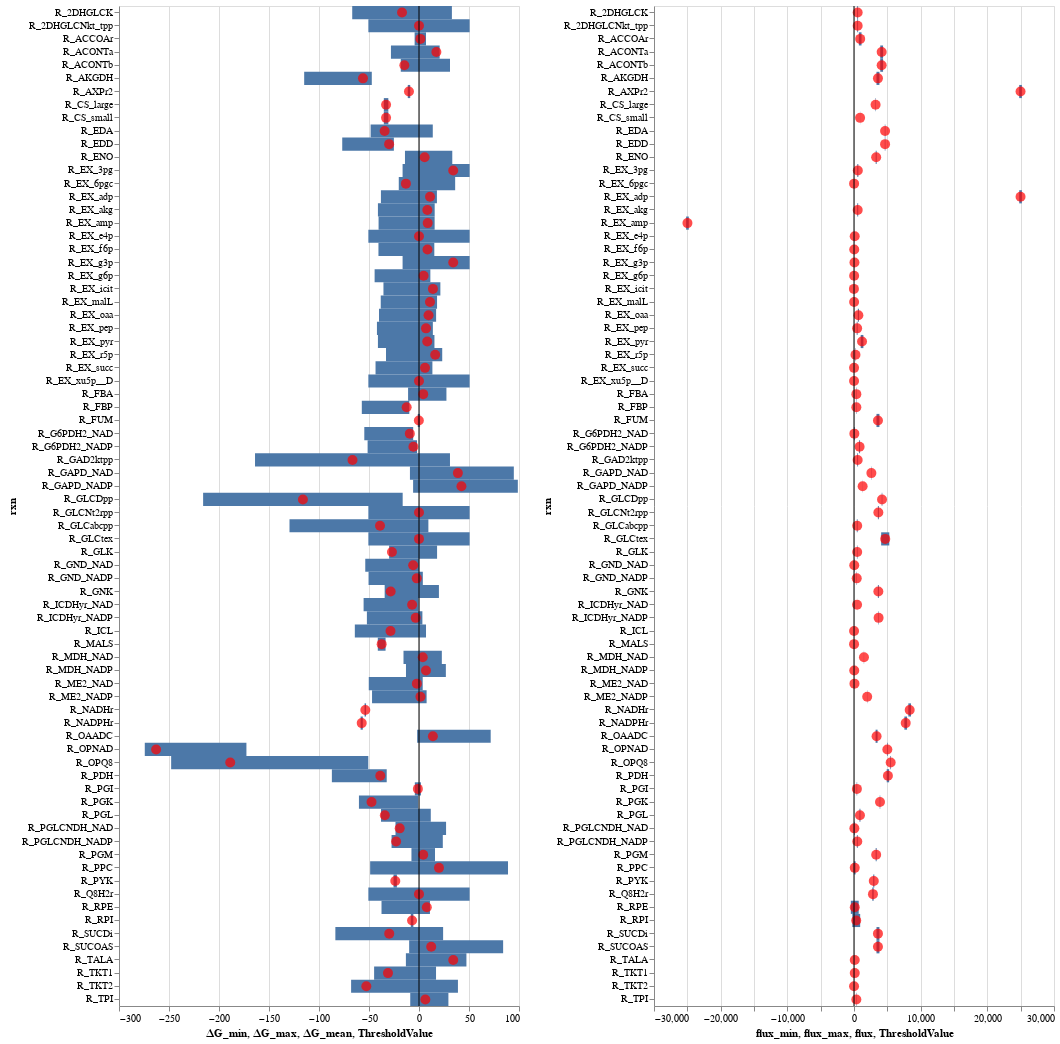

Here is the notebook cell this chart was saved with:
### Code cell
flag, flux_df, dG_df = check_thermodynamic_feasibility(data_dict) 
dG_df['rxn'] = dG_df.index


flux_df['rxn'] = flux_df.index
flux_df['flux_min'] = flux_df['vref_mean (mmol/L/h)'] - flux_df['vref_std (mmol/L/h)']
flux_df['flux_max'] = flux_df['vref_mean (mmol/L/h)'] + flux_df['vref_std (mmol/L/h)']
flux_df['flux'] = flux_df['vref_mean (mmol/L/h)']

height=1000
width=400
plot_dG_and_flux(dG_df,  flux_df, height, width)

### Figure 1 — Vega-Lite specification as saved in the notebook (floating-point values rounded to 4 significant figures)
{"$schema": "https://vega.github.io/schema/vega-lite/v3.4.0.json", "config": {"mark": {"tooltip": null}, "view": {"height": 300, "width": 400}}, "datasets": {"data-56c1fbfd3003e68f0c4fa9a729cfedef": [{"flux": 481, "flux_max": 541, "flux_min": 421, "rxn": "R_GLCabcpp", "vref_mean (mmol/L/h)": 481, "vref_mean (mmol/L/h).1": 481, "vref_std (mmol/L/h)": 60, "vref_std (mmol/L/h).1": 60}, {"flux": 481, "flux_max": 521, "flux_min": 441, "rxn": "R_GLK", "vref_mean (mmol/L/h)": 481, "vref_mean (mmol/L/h).1": 481, "vref_std (mmol/L/h)": 40, "vref_std (mmol/L/h).1": 40}, {"flux": 3654, "flux_max": 3724, "flux_min": 3584, "rxn": "R_GLCNt2rpp", "vref_mean (mmol/L/h)": 3654, "vref_mean (mmol/L/h).1": 3654, "vref_std (mmol/L/h)": 70, "vref_std (mmol/L/h).1": 70}, {"flux": 3654, "flux_max": 3724, "flux_min": 3584, "rxn": "R_GNK", "vref_mean (mmol/L/h)": 3654, "vref_mean (mmol/L/h).1": 3654, "vref_std (mmol/L/h)": 70, "vref_std (mmol/L/h).1": 70}, {"flux": 549, "flux_max": 609, "flux_min": 489, "rxn": "R_2DHGLCNkt_tpp", "vref_mean (mmol/L/h)": 549, "vref_mean (mmol/L/h).1": 549, "vref_std (mmol/L/h)": 60, "vref_std (mmol/L/h).1": 60}, {"flux": 549, "flux_max": 609, "flux_min": 489, "rxn": "R_2DHGLCK", "vref_mean (mmol/L/h)": 549, "vref_mean (mmol/L/h).1": 549, "vref_std (mmol/L/h)": 60, "vref_std (mmol/L/h).1": 60}, {"flux": 56, "flux_max": 116, "flux_min": -4, "rxn": "R_PGLCNDH_NAD", "vref_mean (mmol/L/h)": 56, "vref_mean (mmol/L/h).1": 56, "vref_std (mmol/L/h)": 60, "vref_std (mmol/L/h).1": 60}, {"flux": 493, "flux_max": 553, "flux_min": 433, "rxn": "R_PGLCNDH_NADP", "vref_mean (mmol/L/h)": 493, "vref_mean (mmol/L/h).1": 493, "vref_std (mmol/L/h)": 60, "vref_std (mmol/L/h).1": 60}, {"flux": 4203, "flux_max": 4243, "flux_min": 4163, "rxn": "R_GLCDpp", "vref_mean (mmol/L/h)": 4203, "vref_mean (mmol/L/h).1": 4203, "vref_std (mmol/L/h)": 40, "vref_std (mmol/L/h).1": 40}, {"flux": 549, "flux_max": 609, "flux_min": 489, "rxn": "R_GAD2ktpp", "vref_mean (mmol/L/h)": 549, "vref_mean (mmol/L/h).1": 549, "vref_std (mmol/L/h)": 60, "vref_std (mmol/L/h).1": 60}, {"flux": 55, "flux_max": 125, "flux_min": -15, "rxn": "R_G6PDH2_NAD", "vref_mean (mmol/L/h)": 55, "vref_mean (mmol/L/h).1": 55, "vref_std (mmol/L/h)": 70, "vref_std (mmol/L/h).1": 70}, {"flux": 838, "flux_max": 908, "flux_min": 768, "rxn": "R_G6PDH2_NADP", "vref_mean (mmol/L/h)": 838, "vref_mean (mmol/L/h).1": 838, "vref_std (mmol/L/h)": 70, "vref_std (mmol/L/h).1": 70}, {"flux": 893, "flux_max": 963, "flux_min": 823, "rxn": "R_PGL", "vref_mean (mmol/L/h)": 893, "vref_mean (mmol/L/h).1": 893, "vref_std (mmol/L/h)": 70, "vref_std (mmol/L/h).1": 70}, {"flux": 39, "flux_max": 69, "flux_min": 9, "rxn": "R_GND_NAD", "vref_mean (mmol/L/h)": 39, "vref_mean (mmol/L/h).1": 39, "vref_std (mmol/L/h)": 30, "vref_std (mmol/L/h).1": 30}, {"flux": 411, "flux_max": 441, "flux_min": 381, "rxn": "R_GND_NADP", "vref_mean (mmol/L/h)": 411, "vref_mean (mmol/L/h).1": 411, "vref_std (mmol/L/h)": 30, "vref_std (mmol/L/h).1": 30}, {"flux": 336, "flux_max": 926, "flux_min": -254, "rxn": "R_RPI", "vref_mean (mmol/L/h)": 336, "vref_mean (mmol/L/h).1": 336, "vref_std (mmol/L/h)": 590, "vref_std (mmol/L/h).1": 590}, {"flux": 114, "flux_max": 704, "flux_min": -476, "rxn": "R_RPE", "vref_mean (mmol/L/h)": 114, "vref_mean (mmol/L/h).1": 114, "vref_std (mmol/L/h)": 590, "vref_std (mmol/L/h).1": 590}, {"flux": 114, "flux_max": 124, "flux_min": 104, "rxn": "R_TKT1", "vref_mean (mmol/L/h)": 114, "vref_mean (mmol/L/h).1": 114, "vref_std (mmol/L/h)": 10, "vref_std (mmol/L/h).1": 10}, {"flux": 8, "flux_max": 12, "flux_min": 4, "rxn": "R_TKT2", "vref_mean (mmol/L/h)": 8, "vref_mean (mmol/L/h).1": 8, "vref_std (mmol/L/h)": 4, "vref_std (mmol/L/h).1": 4}, {"flux": 114, "flux_max": 124, "flux_min": 104, "rxn": "R_TALA", "vref_mean (mmol/L/h)": 114, "vref_mean (mmol/L/h).1": 114, "vref_std (mmol/L/h)": 10, "vref_std (mmol/L/h).1": 10}, {"flux": 4661, "flux_max": 4701, "flux_min": 4621, "rxn": "R_EDD", "vref_mean (mmol/L/h)": 4661, "vref_mean (mmol/L/h).1": 4661, "vref_std (mmol/L/h)": 40, "vref_std (mmol/L/h).1": 40}, {"flux": 4661, "flux_max": 4701, "flux_min": 4621, "rxn": "R_EDA", "vref_mean (mmol/L/h)": 4661, "vref_mean (mmol/L/h).1": 4661, "vref_std (mmol/L/h)": 40, "vref_std (mmol/L/h).1": 40}, {"flux": 435, "flux_max": 475, "flux_min": 395, "rxn": "R_PGI", "vref_mean (mmol/L/h)": 435, "vref_mean (mmol/L/h).1": 435, "vref_std (mmol/L/h)": 40, "vref_std (mmol/L/h).1": 40}, {"flux": 351, "flux_max": 381, "flux_min": 321, "rxn": "R_FBP", "vref_mean (mmol/L/h)": 351, "vref_mean (mmol/L/h).1": 351, "vref_std (mmol/L/h)": 30, "vref_std (mmol/L/h).1": 30}, {"flux": 351, "flux_max": 381, "flux_min": 321, "rxn": "R_FBA", "vref_mean (mmol/L/h)": 351, "vref_mean (mmol/L/h).1": 351, "vref_std (mmol/L/h)": 30, "vref_std (mmol/L/h).1": 30}, {"flux": 351, "flux_max": 381, "flux_min": 321, "rxn": "R_TPI", "vref_mean (mmol/L/h)": 351, "vref_mean (mmol/L/h).1": 351, "vref_std (mmol/L/h)": 30, "vref_std (mmol/L/h).1": 30}, {"flux": 2604, "flux_max": 2630, "flux_min": 2578, "rxn": "R_GAPD_NAD", "vref_mean (mmol/L/h)": 2604, "vref_mean (mmol/L/h).1": 2604, "vref_std (mmol/L/h)": 26, "vref_std (mmol/L/h).1": 26}, {"flux": 1294, "flux_max": 1306, "flux_min": 1282, "rxn": "R_GAPD_NADP", "vref_mean (mmol/L/h)": 1294, "vref_mean (mmol/L/h).1": 1294, "vref_std (mmol/L/h)": 12, "vref_std (mmol/L/h).1": 12}, {"flux": 3898, "flux_max": 3938, "flux_min": 3858, "rxn": "R_PGK", "vref_mean (mmol/L/h)": 3898, "vref_mean (mmol/L/h).1": 3898, "vref_std (mmol/L/h)": 40, "vref_std (mmol/L/h).1": 40}, {"flux": 3326, "flux_max": 3396, "flux_min": 3256, "rxn": "R_PGM", "vref_mean (mmol/L/h)": 3326, "vref_mean (mmol/L/h).1": 3326, "vref_std (mmol/L/h)": 70, "vref_std (mmol/L/h).1": 70}, {"flux": 3326, "flux_max": 3396, "flux_min": 3256, "rxn": "R_ENO", "vref_mean (mmol/L/h)": 3326, "vref_mean (mmol/L/h).1": 3326, "vref_std (mmol/L/h)": 70, "vref_std (mmol/L/h).1": 70}, {"flux": 2968, "flux_max": 3048, "flux_min": 2888, "rxn": "R_PYK", "vref_mean (mmol/L/h)": 2968, "vref_mean (mmol/L/h).1": 2968, "vref_std (mmol/L/h)": 80, "vref_std (mmol/L/h).1": 80}, {"flux": 5088, "flux_max": 5268, "flux_min": 4908, "rxn": "R_PDH", "vref_mean (mmol/L/h)": 5088, "vref_mean (mmol/L/h).1": 5088, "vref_std (mmol/L/h)": 180, "vref_std (mmol/L/h).1": 180}, {"flux": 3387, "flux_max": 3537, "flux_min": 3237, "rxn": "R_OAADC", "vref_mean (mmol/L/h)": 3387, "vref_mean (mmol/L/h).1": 3387, "vref_std (mmol/L/h)": 150, "vref_std (mmol/L/h).1": 150}, {"flux": 114, "flux_max": 244, "flux_min": -16, "rxn": "R_PPC", "vref_mean (mmol/L/h)": 114, "vref_mean (mmol/L/h).1": 114, "vref_std (mmol/L/h)": 130, "vref_std (mmol/L/h).1": 130}, {"flux": 1980, "flux_max": 1999, "flux_min": 1961, "rxn": "R_ME2_NADP", "vref_mean (mmol/L/h)": 1980, "vref_mean (mmol/L/h).1": 1980, "vref_std (mmol/L/h)": 19, "vref_std (mmol/L/h).1": 19}, {"flux": 72, "flux_max": 79, "flux_min": 65, "rxn": "R_ME2_NAD", "vref_mean (mmol/L/h)": 72, "vref_mean (mmol/L/h).1": 72, "vref_std (mmol/L/h)": 7, "vref_std (mmol/L/h).1": 7}, {"flux": 1495, "flux_max": 1510, "flux_min": 1480, "rxn": "R_MDH_NAD", "vref_mean (mmol/L/h)": 1495, "vref_mean (mmol/L/h).1": 1495, "vref_std (mmol/L/h)": 15, "vref_std (mmol/L/h).1": 15}, {"flux": 38, "flux_max": 41, "flux_min": 35, "rxn": "R_MDH_NADP", "vref_mean (mmol/L/h)": 38, "vref_mean (mmol/L/h).1": 38, "vref_std (mmol/L/h)": 3, "vref_std (mmol/L/h).1": 3}, {"flux": 3593, "flux_max": 3813, "flux_min": 3373, "rxn": "R_FUM", "vref_mean (mmol/L/h)": 3593, "vref_mean (mmol/L/h).1": 3593, "vref_std (mmol/L/h)": 220, "vref_std (mmol/L/h).1": 220}, {"flux": 3593, "flux_max": 3813, "flux_min": 3373, "rxn": "R_SUCDi", "vref_mean (mmol/L/h)": 3593, "vref_mean (mmol/L/h).1": 3593, "vref_std (mmol/L/h)": 220, "vref_std (mmol/L/h).1": 220}, {"flux": 3593, "flux_max": 3813, "flux_min": 3373, "rxn": "R_SUCOAS", "vref_mean (mmol/L/h)": 3593, "vref_mean (mmol/L/h).1": 3593, "vref_std (mmol/L/h)": 220, "vref_std (mmol/L/h).1": 220}, {"flux": 3593, "flux_max": 3813, "flux_min": 3373, "rxn": "R_AKGDH", "vref_mean (mmol/L/h)": 3593, "vref_mean (mmol/L/h).1": 3593, "vref_std (mmol/L/h)": 220, "vref_std (mmol/L/h).1": 220}, {"flux": 3689, "flux_max": 3725, "flux_min": 3653, "rxn": "R_ICDHyr_NADP", "vref_mean (mmol/L/h)": 3689, "vref_mean (mmol/L/h).1": 3689, "vref_std (mmol/L/h)": 36, "vref_std (mmol/L/h).1": 36}, {"flux": 461, "flux_max": 465, "flux_min": 457, "rxn": "R_ICDHyr_NAD", "vref_mean (mmol/L/h)": 461, "vref_mean (mmol/L/h).1": 461, "vref_std (mmol/L/h)": 4, "vref_std (mmol/L/h).1": 4}, {"flux": 4150, "flux_max": 4360, "flux_min": 3940, "rxn": "R_ACONTa", "vref_mean (mmol/L/h)": 4150, "vref_mean (mmol/L/h).1": 4150, "vref_std (mmol/L/h)": 210, "vref_std (mmol/L/h).1": 210}, {"flux": 4150, "flux_max": 4360, "flux_min": 3940, "rxn": "R_ACONTb", "vref_mean (mmol/L/h)": 4150, "vref_mean (mmol/L/h).1": 4150, "vref_std (mmol/L/h)": 210, "vref_std (mmol/L/h).1": 210}, {"flux": 3237, "flux_max": 3269, "flux_min": 3205, "rxn": "R_CS_large", "vref_mean (mmol/L/h)": 3237, "vref_mean (mmol/L/h).1": 3237, "vref_std (mmol/L/h)": 32, "vref_std (mmol/L/h).1": 32}, {"flux": 913, "flux_max": 922, "flux_min": 904, "rxn": "R_CS_small", "vref_mean (mmol/L/h)": 913, "vref_mean (mmol/L/h).1": 913, "vref_std (mmol/L/h)": 9, "vref_std (mmol/L/h).1": 9}, {"flux": 10, "flux_max": 11, "flux_min": 9, "rxn": "R_ICL", "vref_mean (mmol/L/h)": 10, "vref_mean (mmol/L/h).1": 10, "vref_std (mmol/L/h)": 1, "vref_std (mmol/L/h).1": 1}, {"flux": 10, "flux_max": 11, "flux_min": 9, "rxn": "R_MALS", "vref_mean (mmol/L/h)": 10, "vref_mean (mmol/L/h).1": 10, "vref_std (mmol/L/h)": 1, "vref_std (mmol/L/h).1": 1}, {"flux": 5000, "flux_max": 5050, "flux_min": 4950, "rxn": "R_OPNAD", "vref_mean (mmol/L/h)": 5000, "vref_mean (mmol/L/h).1": 5000, "vref_std (mmol/L/h)": 50, "vref_std (mmol/L/h).1": 50}, {"flux": 5500, "flux_max": 5550, "flux_min": 5450, "rxn": "R_OPQ8", "vref_mean (mmol/L/h)": 5500, "vref_mean (mmol/L/h).1": 5500, "vref_std (mmol/L/h)": 50, "vref_std (mmol/L/h).1": 50}, {"flux": 24980.0, "flux_max": 25180.0, "flux_min": 24780.0, "rxn": "R_AXPr2", "vref_mean (mmol/L/h)": 24980.0, "vref_mean (mmol/L/h).1": 24980.0, "vref_std (mmol/L/h)": 200, "vref_std (mmol/L/h).1": 200}, {"flux": 8351, "flux_max": 8551, "flux_min": 8151, "rxn": "R_NADHr", "vref_mean (mmol/L/h)": 8351, "vref_mean (mmol/L/h).1": 8351, "vref_std (mmol/L/h)": 200, "vref_std (mmol/L/h).1": 200}, {"flux": 7757, "flux_max": 7957, "flux_min": 7557, "rxn": "R_NADPHr", "vref_mean (mmol/L/h)": 7757, "vref_mean (mmol/L/h).1": 7757, "vref_std (mmol/L/h)": 200, "vref_std (mmol/L/h).1": 200}, {"flux": 928, "flux_max": 1128, "flux_min": 728, "rxn": "R_ACCOAr", "vref_mean (mmol/L/h)": 928, "vref_mean (mmol/L/h).1": 928, "vref_std (mmol/L/h)": 200, "vref_std (mmol/L/h).1": 200}, {"flux": 2845, "flux_max": 2945, "flux_min": 2745, "rxn": "R_Q8H2r", "vref_mean (mmol/L/h)": 2845, "vref_mean (mmol/L/h).1": 2845, "vref_std (mmol/L/h)": 100, "vref_std (mmol/L/h).1": 100}, {"flux": 4684, "flux_max": 5295, "flux_min": 4073, "rxn": "R_GLCtex", "vref_mean (mmol/L/h)": 4684, "vref_mean (mmol/L/h).1": 4684, "vref_std (mmol/L/h)": 611, "vref_std (mmol/L/h).1": 611}, {"flux": 1206, "flux_max": 1406, "flux_min": 1006, "rxn": "R_EX_pyr", "vref_mean (mmol/L/h)": 1206, "vref_mean (mmol/L/h).1": 1206, "vref_std (mmol/L/h)": 200, "vref_std (mmol/L/h).1": 200}, {"flux": 472, "flux_max": 534, "flux_min": 410, "rxn": "R_EX_pep", "vref_mean (mmol/L/h)": 472, "vref_mean (mmol/L/h).1": 472, "vref_std (mmol/L/h)": 62, "vref_std (mmol/L/h).1": 62}, {"flux": 23, "flux_max": 26, "flux_min": 20, "rxn": "R_EX_g6p", "vref_mean (mmol/L/h)": 23, "vref_mean (mmol/L/h).1": 23, "vref_std (mmol/L/h)": 3, "vref_std (mmol/L/h).1": 3}, {"flux": 15, "flux_max": 17, "flux_min": 13, "rxn": "R_EX_6pgc", "vref_mean (mmol/L/h)": 15, "vref_mean (mmol/L/h).1": 15, "vref_std (mmol/L/h)": 2, "vref_std (mmol/L/h).1": 2}, {"flux": 222, "flux_max": 251, "flux_min": 193, "rxn": "R_EX_r5p", "vref_mean (mmol/L/h)": 222, "vref_mean (mmol/L/h).1": 222, "vref_std (mmol/L/h)": 29, "vref_std (mmol/L/h).1": 29}, {"flux": 8, "flux_max": 9, "flux_min": 7, "rxn": "R_EX_xu5p__D", "vref_mean (mmol/L/h)": 8, "vref_mean (mmol/L/h).1": 8, "vref_std (mmol/L/h)": 1, "vref_std (mmol/L/h).1": 1}, {"flux": 69, "flux_max": 78, "flux_min": 60, "rxn": "R_EX_g3p", "vref_mean (mmol/L/h)": 69, "vref_mean (mmol/L/h).1": 69, "vref_std (mmol/L/h)": 9, "vref_std (mmol/L/h).1": 9}, {"flux": 106, "flux_max": 120, "flux_min": 92, "rxn": "R_EX_e4p", "vref_mean (mmol/L/h)": 106, "vref_mean (mmol/L/h).1": 106, "vref_std (mmol/L/h)": 14, "vref_std (mmol/L/h).1": 14}, {"flux": 38, "flux_max": 43, "flux_min": 33, "rxn": "R_EX_f6p", "vref_mean (mmol/L/h)": 38, "vref_mean (mmol/L/h).1": 38, "vref_std (mmol/L/h)": 5, "vref_std (mmol/L/h).1": 5}, {"flux": 572, "flux_max": 647, "flux_min": 497, "rxn": "R_EX_3pg", "vref_mean (mmol/L/h)": 572, "vref_mean (mmol/L/h).1": 572, "vref_std (mmol/L/h)": 75, "vref_std (mmol/L/h).1": 75}, {"flux": 656, "flux_max": 736, "flux_min": 576, "rxn": "R_EX_oaa", "vref_mean (mmol/L/h)": 656, "vref_mean (mmol/L/h).1": 656, "vref_std (mmol/L/h)": 80, "vref_std (mmol/L/h).1": 80}, {"flux": 18, "flux_max": 19, "flux_min": 17, "rxn": "R_EX_malL", "vref_mean (mmol/L/h)": 18, "vref_mean (mmol/L/h).1": 18, "vref_std (mmol/L/h)": 1, "vref_std (mmol/L/h).1": 1}, {"flux": 557, "flux_max": 627, "flux_min": 487, "rxn": "R_EX_akg", "vref_mean (mmol/L/h)": 557, "vref_mean (mmol/L/h).1": 557, "vref_std (mmol/L/h)": 70, "vref_std (mmol/L/h).1": 70}, {"flux": 10, "flux_max": 10, "flux_min": 10, "rxn": "R_EX_succ", "vref_mean (mmol/L/h)": 10, "vref_mean (mmol/L/h).1": 10, "vref_std (mmol/L/h)": 0, "vref_std (mmol/L/h).1": 0}, {"flux": -10, "flux_max": -10, "flux_min": -10, "rxn": "R_EX_icit", "vref_mean (mmol/L/h)": -10, "vref_mean (mmol/L/h).1": -10, "vref_std (mmol/L/h)": 0, "vref_std (mmol/L/h).1": 0}, {"flux": 24980.0, "flux_max": 25180.0, "flux_min": 24780.0, "rxn": "R_EX_adp", "vref_mean (mmol/L/h)": 24980.0, "vref_mean (mmol/L/h).1": 24980.0, "vref_std (mmol/L/h)": 200, "vref_std (mmol/L/h).1": 200}, {"flux": -24980.0, "flux_max": -24780.0, "flux_min": -25180.0, "rxn": "R_EX_amp", "vref_mean (mmol/L/h)": -24980.0, "vref_mean (mmol/L/h).1": -24980.0, "vref_std (mmol/L/h)": 200, "vref_std (mmol/L/h).1": 200}], "data-beb21937bf5d2057af5ebf4a396216d3": [{"rxn": "R_GLCabcpp", "∆G_max": 9.377, "∆G_mean": -39.0, "∆G_min": -129.5}, {"rxn": "R_GLK", "∆G_max": 18.07, "∆G_mean": -27.04, "∆G_min": -29.87}, {"rxn": "R_GLCNt2rpp", "∆G_max": 50.64, "∆G_mean": 0, "∆G_min": -50.64}, {"rxn": "R_GNK", "∆G_max": 19.92, "∆G_mean": -28.32, "∆G_min": -34.33}, {"rxn": "R_2DHGLCNkt_tpp", "∆G_max": 50.64, "∆G_mean": 0, "∆G_min": -50.64}, {"rxn": "R_2DHGLCK", "∆G_max": 32.89, "∆G_mean": -16.98, "∆G_min": -66.78}, {"rxn": "R_PGLCNDH_NAD", "∆G_max": 27.07, "∆G_mean": -19.29, "∆G_min": -23.51}, {"rxn": "R_PGLCNDH_NADP", "∆G_max": 23.81, "∆G_mean": -22.88, "∆G_min": -27.43}, {"rxn": "R_GLCDpp", "∆G_max": -16.32, "∆G_mean": -116.1, "∆G_min": -215.9}, {"rxn": "R_GAD2ktpp", "∆G_max": 30.98, "∆G_mean": -66.5, "∆G_min": -164.0}, {"rxn": "R_G6PDH2_NAD", "∆G_max": -5.828, "∆G_mean": -9.168, "∆G_min": -54.7}, {"rxn": "R_G6PDH2_NADP", "∆G_max": -1.979, "∆G_mean": -5.588, "∆G_min": -51.39}, {"rxn": "R_PGL", "∆G_max": 11.78, "∆G_mean": -34.18, "∆G_min": -37.98}, {"rxn": "R_GND_NAD", "∆G_max": -0.07424, "∆G_mean": -5.824, "∆G_min": -53.73}, {"rxn": "R_GND_NADP", "∆G_max": 3.824, "∆G_mean": -2.234, "∆G_min": -50.45}, {"rxn": "R_RPI", "∆G_max": -5.653, "∆G_mean": -6.928, "∆G_min": -8.217}, {"rxn": "R_RPE", "∆G_max": 10.95, "∆G_mean": 7.823, "∆G_min": -37.49}, {"rxn": "R_TKT1", "∆G_max": 17.03, "∆G_mean": -31.02, "∆G_min": -44.89}, {"rxn": "R_TKT2", "∆G_max": 38.94, "∆G_mean": -52.67, "∆G_min": -67.89}, {"rxn": "R_TALA", "∆G_max": 47.43, "∆G_mean": 34.24, "∆G_min": -13.11}, {"rxn": "R_EDD", "∆G_max": -25.14, "∆G_mean": -29.87, "∆G_min": -76.76}, {"rxn": "R_EDA", "∆G_max": 13.78, "∆G_mean": -34.34, "∆G_min": -48.37}, {"rxn": "R_PGI", "∆G_max": 1.925, "∆G_mean": -1.126, "∆G_min": -4.173}, {"rxn": "R_FBP", "∆G_max": -9.677, "∆G_mean": -12.33, "∆G_min": -57.19}, {"rxn": "R_FBA", "∆G_max": 27.43, "∆G_mean": 4.227, "∆G_min": -10.92}, {"rxn": "R_TPI", "∆G_max": 29.41, "∆G_mean": 6.333, "∆G_min": -8.755}, {"rxn": "R_GAPD_NAD", "∆G_max": 94.82, "∆G_mean": 38.86, "∆G_min": -9.061}, {"rxn": "R_GAPD_NADP", "∆G_max": 98.83, "∆G_mean": 42.45, "∆G_min": -5.89}, {"rxn": "R_PGK", "∆G_max": -0.7821, "∆G_mean": -47.47, "∆G_min": -60.06}, {"rxn": "R_PGM", "∆G_max": 16.01, "∆G_mean": 4.23, "∆G_min": -7.55}, {"rxn": "R_ENO", "∆G_max": 33.28, "∆G_mean": 5.616, "∆G_min": -14.03}, {"rxn": "R_PYK", "∆G_max": -22.12, "∆G_mean": -23.72, "∆G_min": -25.46}, {"rxn": "R_PDH", "∆G_max": -32.29, "∆G_mean": -38.72, "∆G_min": -87.13}, {"rxn": "R_OAADC", "∆G_max": 71.69, "∆G_mean": 13.89, "∆G_min": -1.837}, {"rxn": "R_PPC", "∆G_max": 89.0, "∆G_mean": 19.98, "∆G_min": -48.85}, {"rxn": "R_ME2_NADP", "∆G_max": 7.608, "∆G_mean": 1.436, "∆G_min": -46.96}, {"rxn": "R_ME2_NAD", "∆G_max": 3.699, "∆G_mean": -2.154, "∆G_min": -50.23}, {"rxn": "R_MDH_NAD", "∆G_max": 22.83, "∆G_mean": 3.74, "∆G_min": -15.5}, {"rxn": "R_MDH_NADP", "∆G_max": 26.86, "∆G_mean": 6.995, "∆G_min": -13.02}, {"rxn": "R_FUM", "∆G_max": 1.043, "∆G_mean": -0.1382, "∆G_min": -1.253}, {"rxn": "R_SUCDi", "∆G_max": 24.12, "∆G_mean": -29.78, "∆G_min": -83.63}, {"rxn": "R_SUCOAS", "∆G_max": 84.13, "∆G_mean": 12.21, "∆G_min": -9.835}, {"rxn": "R_AKGDH", "∆G_max": -47.21, "∆G_mean": -56.04, "∆G_min": -114.8}, {"rxn": "R_ICDHyr_NADP", "∆G_max": 3.388, "∆G_mean": -3.281, "∆G_min": -52.11}, {"rxn": "R_ICDHyr_NAD", "∆G_max": -0.5006, "∆G_mean": -6.872, "∆G_min": -55.4}, {"rxn": "R_ACONTa", "∆G_max": 20.66, "∆G_mean": 17.37, "∆G_min": -28.06}, {"rxn": "R_ACONTb", "∆G_max": 31.0, "∆G_mean": -14.63, "∆G_min": -18.22}, {"rxn": "R_CS_large", "∆G_max": -30.67, "∆G_mean": -32.94, "∆G_min": -35.17}, {"rxn": "R_CS_small", "∆G_max": -30.67, "∆G_mean": -32.94, "∆G_min": -35.17}, {"rxn": "R_ICL", "∆G_max": 7.011, "∆G_mean": -28.48, "∆G_min": -64.17}, {"rxn": "R_MALS", "∆G_max": -33.44, "∆G_mean": -37.34, "∆G_min": -41.2}, {"rxn": "R_OPNAD", "∆G_max": -172.6, "∆G_mean": -262.9, "∆G_min": -274.2}, {"rxn": "R_OPQ8", "∆G_max": -50.7, "∆G_mean": -188.8, "∆G_min": -247.8}, {"rxn": "R_AXPr2", "∆G_max": -8.791, "∆G_mean": -10.05, "∆G_min": -11.22}, {"rxn": "R_NADHr", "∆G_max": -52.94, "∆G_mean": -53.69, "∆G_min": -54.44}, {"rxn": "R_NADPHr", "∆G_max": -56.18, "∆G_mean": -57.28, "∆G_min": -58.38}, {"rxn": "R_ACCOAr", "∆G_max": 7.011, "∆G_mean": 1.381, "∆G_min": -4.376}, {"rxn": "R_Q8H2r", "∆G_max": 50.64, "∆G_mean": 0, "∆G_min": -50.64}, {"rxn": "R_GLCtex", "∆G_max": 50.64, "∆G_mean": 0, "∆G_min": -50.64}, {"rxn": "R_EX_pyr", "∆G_max": 15.44, "∆G_mean": 8.248, "∆G_min": -41.07}, {"rxn": "R_EX_pep", "∆G_max": 13.86, "∆G_mean": 6.998, "∆G_min": -42.06}, {"rxn": "R_EX_g6p", "∆G_max": 11.35, "∆G_mean": 4.587, "∆G_min": -44.38}, {"rxn": "R_EX_6pgc", "∆G_max": 36.16, "∆G_mean": -13.11, "∆G_min": -20.22}, {"rxn": "R_EX_r5p", "∆G_max": 23.22, "∆G_mean": 16.2, "∆G_min": -32.99}, {"rxn": "R_EX_xu5p__D", "∆G_max": 50.64, "∆G_mean": 0, "∆G_min": -50.64}, {"rxn": "R_EX_g3p", "∆G_max": 50.64, "∆G_mean": 34.2, "∆G_min": -16.41}, {"rxn": "R_EX_e4p", "∆G_max": 50.64, "∆G_mean": 0, "∆G_min": -50.64}, {"rxn": "R_EX_f6p", "∆G_max": 15.31, "∆G_mean": 8.481, "∆G_min": -40.55}, {"rxn": "R_EX_3pg", "∆G_max": 50.64, "∆G_mean": 34.2, "∆G_min": -16.41}, {"rxn": "R_EX_oaa", "∆G_max": 17.11, "∆G_mean": 9.556, "∆G_min": -39.99}, {"rxn": "R_EX_malL", "∆G_max": 18.05, "∆G_mean": 10.97, "∆G_min": -38.27}, {"rxn": "R_EX_akg", "∆G_max": 15.68, "∆G_mean": 8.347, "∆G_min": -41.07}, {"rxn": "R_EX_succ", "∆G_max": 13.4, "∆G_mean": 5.997, "∆G_min": -43.46}, {"rxn": "R_EX_icit", "∆G_max": 21.36, "∆G_mean": 13.93, "∆G_min": -35.54}, {"rxn": "R_EX_adp", "∆G_max": 17.92, "∆G_mean": 11.01, "∆G_min": -38.08}, {"rxn": "R_EX_amp", "∆G_max": 15.64, "∆G_mean": 8.7, "∆G_min": -40.42}], "data-d7255ad842f014c46f35befde053a015": [{"Threshold": "hazardous", "ThresholdValue": 0}]}, "hconcat": [{"data": {"name": "data-beb21937bf5d2057af5ebf4a396216d3"}, "layer": [{"encoding": {"x": {"field": "∆G_min", "type": "quantitative"}, "x2": {"field": "∆G_max"}, "y": {"field": "rxn", "type": "nominal"}}, "height": 1000, "mark": "rect", "width": 400}, {"encoding": {"tooltip": [{"field": "rxn", "type": "nominal"}, {"field": "∆G_min", "type": "quantitative"}, {"field": "∆G_mean", "type": "quantitative"}, {"field": "∆G_max", "type": "quantitative"}], "x": {"field": "∆G_mean", "type": "quantitative"}, "y": {"field": "rxn", "type": "nominal"}}, "mark": {"color": "red", "filled": true, "size": 100, "type": "point"}, "selection": {"selector005": {"bind": "scales", "encodings": ["x", "y"], "type": "interval"}}}, {"data": {"name": "data-d7255ad842f014c46f35befde053a015"}, "encoding": {"x": {"field": "ThresholdValue", "type": "quantitative"}}, "mark": "rule"}]}, {"data": {"name": "data-56c1fbfd3003e68f0c4fa9a729cfedef"}, "layer": [{"encoding": {"x": {"field": "flux_min", "type": "quantitative"}, "x2": {"field": "flux_max"}, "y": {"field": "rxn", "type": "nominal"}}, "height": 1000, "mark": "rect", "width": 400}, {"encoding": {"tooltip": [{"field": "rxn", "type": "nominal"}, {"field": "flux", "type": "quantitative"}], "x": {"field": "flux", "type": "quantitative"}, "y": {"field": "rxn", "type": "nominal"}}, "mark": {"color": "red", "filled": true, "size": 100, "type": "point"}, "selection": {"selector006": {"bind": "scales", "encodings": ["x", "y"], "type": "interval"}}}, {"data": {"name": "data-d7255ad842f014c46f35befde053a015"}, "encoding": {"x": {"field": "ThresholdValue", "type": "quantitative"}}, "mark": "rule"}]}]}
